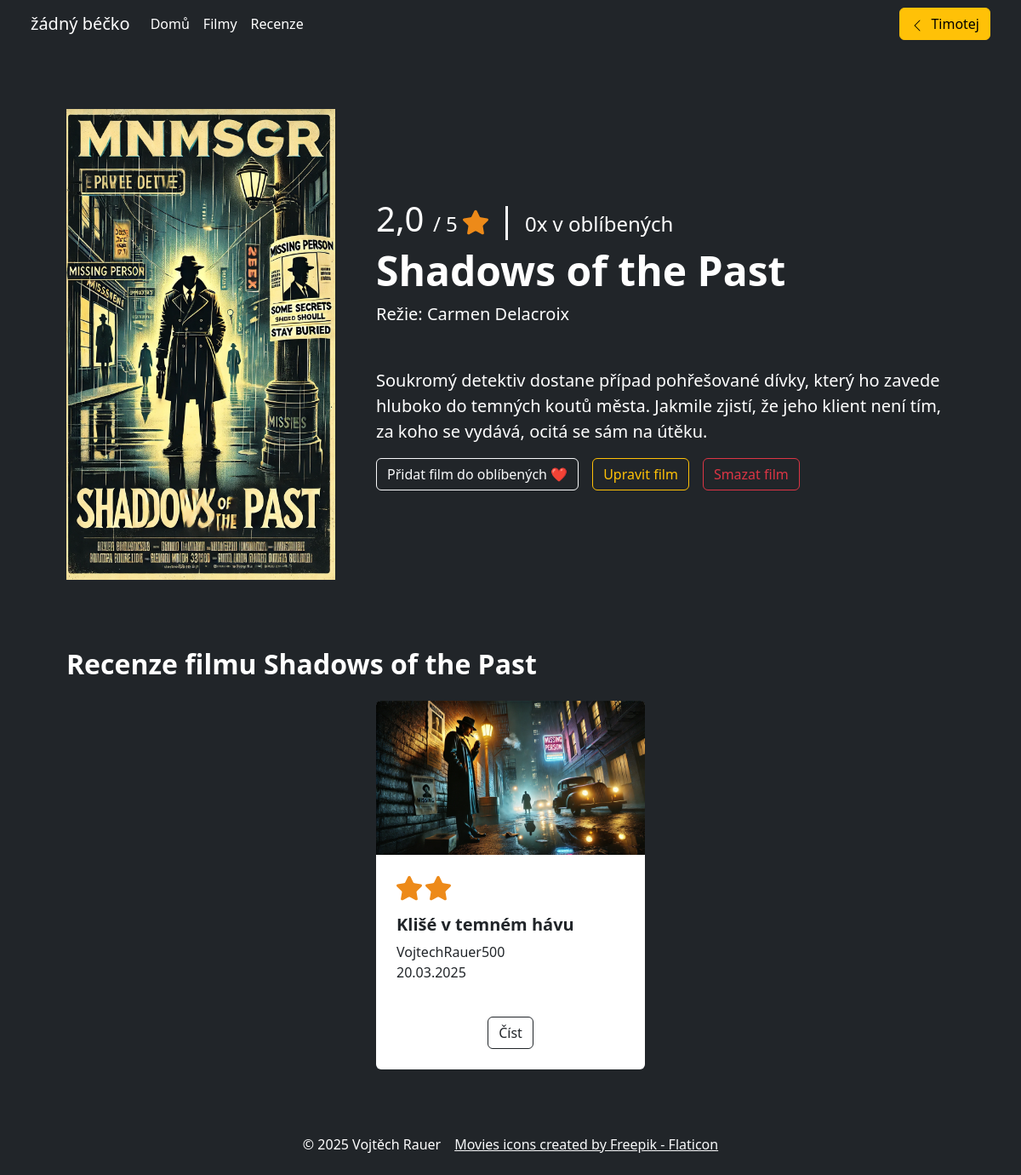
Page /filmy/shadows-of-the-past (signed in) on the committed database.
### blog/models.py (models this page shows, shortened)
class User(AbstractUser): #class representing a user
    class Meta:
        verbose_name = 'Uživatel'
        verbose_name_plural = 'Uživatelé'
    email = models.EmailField(unique=True)
    username = models.CharField(max_length=200, unique=True)
    profile_pic = models.ImageField(
        default='/profile_pics/default_profile_pic.png',
        upload_to='profile_pics/')
    """"""
    USERNAME_FIELD = 'email' #setting the login username to email
    REQUIRED_FIELDS = ['username']
    def __str__(self):
        return self.username

class Film(models.Model): #class representing a film
    class Meta:
        verbose_name = 'Film'
        verbose_name_plural = 'Filmy'
    title = models.CharField(max_length=200)
    slug = models.SlugField(unique=True)
    image = models.ImageField(upload_to='posters/', default='posters/dummy_poster.png', blank=True, null=True) #if the film poster wasn't added by user, a default dummy poster is provided
    director = models.ForeignKey(Director, null=True, on_delete=models.SET_NULL) #linking the Film class to the Director class
    summary = models.TextField()
    tags = TaggableManager(blank=True)

class Director(models.Model): #class representing a director
    class Meta:
        verbose_name = 'Režisér'
        verbose_name_plural = 'Režiséři'
    name = models.CharField(max_length=200)
    slug = models.SlugField(unique=True)
    bio = models.TextField()
    image = models.ImageField()
    def __str__(self):
        return self.name

class Review(models.Model): #class representing a film review
    class Meta:
        verbose_name = 'Recenze'
        verbose_name_plural = 'Recenze'
    class Rating(models.IntegerChoices): #choices for field 'rating' with integer values and respectively their UI representations
        A = 5, '5 ⭐'
        B = 4, '4 ⭐'
        C = 3, '3 ⭐'
        D = 2, '2 ⭐'
        E = 1, '1 ⭐'
        F = 0, '0 ⭐'
    title = models.CharField(max_length=200)
    slug = models.SlugField(unique=True)
    film = models.ForeignKey(Film, on_delete=models.CASCADE)
    body = CKEditor5Field('Text', config_name='extends') #ck-editor field enabling user to further format the text of their review
    author = models.ForeignKey(User, on_delete=models.CASCADE)
    created = models.DateTimeField(auto_now_add=True)
    edited = models.DateTimeField(auto_now=True)
    image = models.ImageField(upload_to='review_headers/', default='review_headers/dummy_header.png', blank=True, null=True)
    rating = models.IntegerField(
        choices=Rating.choices
    )

### blog/views.py (the view)
# urls.py: path('filmy/<slug:slug>', views.film_detail, name='film-detail'),
def film_detail(request, slug):
    film = Film.objects.get(slug=slug)
    reviews = film.review_set.all()
    form = AddFilmToFavorites(instance=film)
    in_favorites = request.user.favorite_films.filter(film=film).exists()
    try:
        rating = film.review_set.all().aggregate(Avg('rating'))['rating__avg']
    except TypeError:
        rating = None
    context = {'film': film, 'reviews': reviews, 'rating':rating, 'form':form, 'in_favorites': in_favorites}
    return render(request, 'blog/film/detail.html', context)

### blog/forms.py
class AddFilmToFavorites(ModelForm):
    class Meta:
        model = FavoriteFilm
        exclude = '__all__'

### blog/templates/blog/film/detail.html (shortened to what this page needs)
{% extends 'blog/main.html' %}
{% load static %}
{% block content %}
        <section class="py-5">
            <div class="container px-4 px-lg-5 my-4">
                <div class="row gx-4 gx-lg-5 align-items-center">
                    <div class="col-md-4"><img class="card-img-top mb-5 mb-md-0" src="{{ film.image.url }}" alt="..." /></div>
                    <div class="col-md-8">
                        <div class="small mb-1">
                            {% if rating %}
                              <h1 class="h1">{{rating}} <span class="h4">/ 5 </span><img src="{% static 'assets/star.svg' %}" class="ml-3" style="height: 30px;"/> | <span class="h4">{{ film.in_favorites.count }}x v oblíbených</span></h1>
                            {% else %}
                            <p class="h5">Bez hodnocení  <span class="h1">| </span><span class="h4">{{ film.in_favorites.count }}x v oblíbených</span></p>
                            {% endif %}
                        </div>
                        <h1 class="display-5 fw-bolder">{{ film.title }}</h1>
                        <div class="fs-5 mb-5">
                            <span>Režie: {{ film.director }}</span>
                        </div>
                        <p class="lead">{{ film.summary }}</p>
                        <div class="d-flex">
                        {% if not in_favorites %}
                        <div>
                            <form method="post" action="{% url 'add-favorite-film' film.slug %}">
                            <input type="submit" class="btn btn-outline-light" value="Přidat film do oblíbených ❤️">
                            </form>
                        </div>
                        {% endif %}
                            <a href="#" class="btn btn-outline-warning ms-3">Upravit film</a>
                            <a href="{% url 'film-delete' film.slug %}" class="btn btn-outline-danger ms-3">Smazat film</a>
                            </div>
                    </div>
                </div>
            </div>
        </section>
        <section class="py-1">
            <div class="container px-4 px-lg-5 mt-1">
                <h2 class="fw-bolder mb-4">Recenze filmu {{ film.title }}</h2>
                <div class="row gx-4 gx-lg-5 row-cols-1 row-cols-md-2 row-cols-xl-3 justify-content-center">
                    {% if reviews %}
                    {% for review in reviews %}
                    <div class="col mb-5">
                        <div class="card h-100 border-0">
                            <a href="{% url 'review-detail' review.slug %}"><img class="card-img-top" src="{{review.image.url}}" alt="..." /></a>
                            <div class="card-body p-4">
                                    <div class="rating">
                                        {% for _ in ""|rjust:review.rating %}
                                        <img src="{% static 'assets/star.svg' %}" class="ml-3 mb-3" style="height: 30px; color: white"/>
                                        {% endfor %}
                                     </div>
                                    <h5 class="fw-bolder">{{review.title}}</h5>
                                    {{review.author}}
                                    <p>{{review.created|date:"d.m.Y"}}</p>
                            </div>
                            <div class="card-footer p-4 pt-0 border-top-0 bg-transparent">
                                <div class="text-center"><a class="btn btn-outline-dark mt-auto" href="{% url 'review-detail' review.slug %}">Číst</a></div>
                            </div>
                        </div>
                    </div>
                    {% endfor %}
                    {% endif %}
                </div>
            </div>
        </section>
{% endblock content %}

### blog/templates/blog/navbar.html (shortened to what this page needs)
{% load static %}
<nav class="navbar navbar-expand-lg px-4 py-2 navbar-dark justify-content-between">
  <div class="container-fluid">
    <a class="navbar-brand text-white" href="{% url 'home' %}">žádný béčko</a>
    <div class="collapse navbar-collapse" id="navbarSupportedContent">
      <ul class="navbar-nav mb-2 mb-lg-0">
        <li class="nav-item">
          <a class="nav-link text-white" href="{% url 'home' %}">Domů</a>
        </li>
        <li class="nav-item">
          <a class="nav-link text-white" href="{% url 'film-list' %}">Filmy</a>
        </li>
        <li class="nav-item">
          <a class="nav-link text-white" href="{% url 'review-list' %}">Recenze</a>
        </li>
      </ul>
      {% if request.user.is_authenticated %}
      <button class="btn btn-warning" type="button" data-bs-toggle="offcanvas" data-bs-target="#offcanvasRight" aria-controls="offcanvasRight"><img src="{% static 'assets/chevron-left.svg' %}" class="me-2"/>{{ request.user.username }}</button>
      {% endif %}
    </div>
  </div>
</nav>

### rows in the picture
User: user.username "Timotej"
Film: image (picture), in_favorites.count "0", title "Shadows of the Past", director "Carmen Delacroix", summary "Soukromý detektiv dostane případ pohřešované dívky, který ho zavede hluboko do temných koutů města. Jakmile zjistí, že jeho klient není tím, za koho se vydává, ocitá se sám na útěku."
Review: image (picture), rating 2 (drawn), title "Klišé v temném hávu", author "VojtechRauer500", created "20.03.2025"

### other values in the picture
{{ rating }} "2,0"
